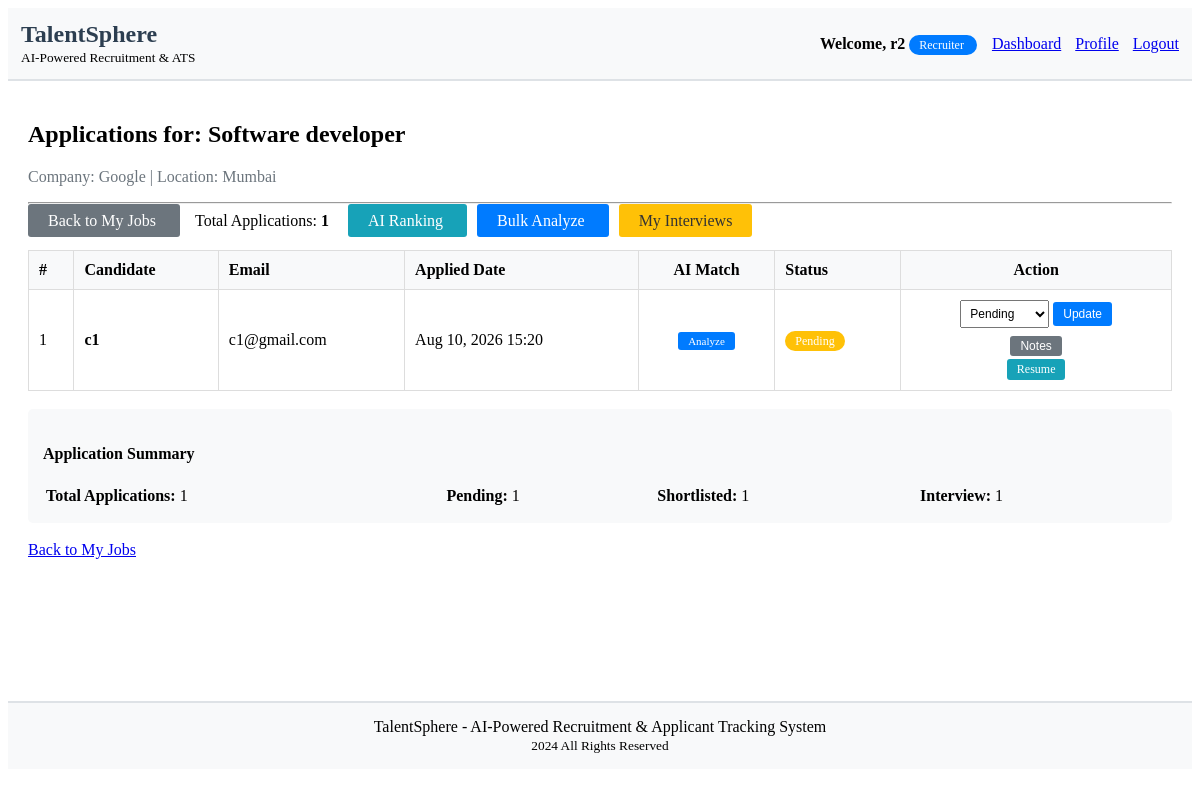
Before: /accounts/job/1/applications/ (signed in) with the older database file.
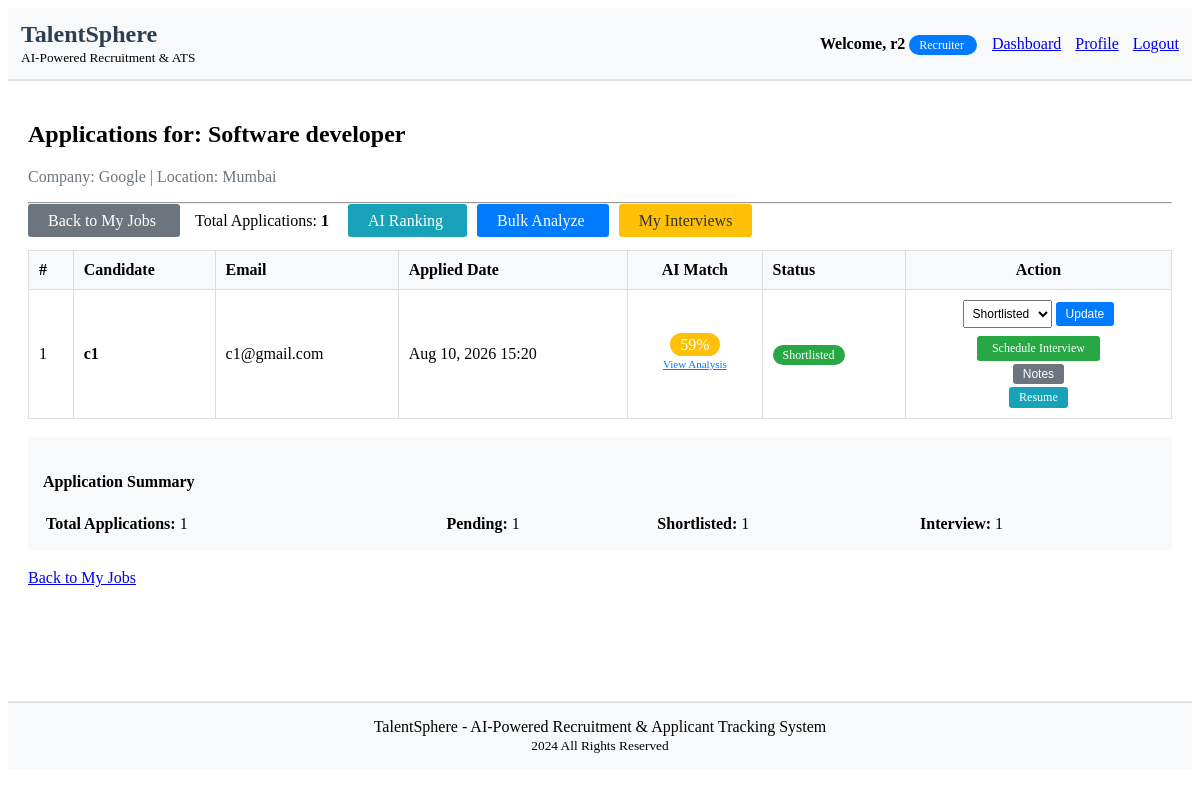
After: the same page with the newer database file.
### accounts/models.py (models this page shows, shortened)
class JobApplication(models.Model):
    APPLICATION_STATUS = (
        ('pending', 'Pending'),
        ('reviewed', 'Reviewed'),
        ('shortlisted', 'Shortlisted'),
        ('interview', 'Interview Scheduled'),
        ('accepted', 'Accepted'),
        ('rejected', 'Rejected'),
    )
    job = models.ForeignKey(Job, on_delete=models.CASCADE, related_name='applications')
    candidate = models.ForeignKey(User, on_delete=models.CASCADE, related_name='applications')
    cover_letter = models.TextField(blank=True, null=True)
    resume = models.FileField(upload_to='application_resumes/', blank=True, null=True)
    resume_text = models.TextField(blank=True, null=True)
    parsed_skills = models.TextField(blank=True, null=True, help_text="Extracted skills from resume")
    parsed_experience = models.TextField(blank=True, null=True, help_text="Extracted experience details")
    parsed_education = models.TextField(blank=True, null=True, help_text="Extracted education details")
    experience_years = models.IntegerField(null=True, blank=True, help_text="Total years of experience")
    match_score = models.IntegerField(null=True, blank=True, help_text="Overall match percentage")
    skill_match_score = models.IntegerField(null=True, blank=True, help_text="Skills match percentage")
    experience_match_score = models.IntegerField(null=True, blank=True, help_text="Experience match percentage")
    ai_recommendation = models.TextField(blank=True, null=True, help_text="AI generated recommendation")
    status = models.CharField(max_length=20, choices=APPLICATION_STATUS, default='pending')
    notes = models.TextField(blank=True, null=True)
    applied_at = models.DateTimeField(auto_now_add=True)
    updated_at = models.DateTimeField(auto_now=True)
    class Meta:
        unique_together = ['job', 'candidate']
        ordering = ['-applied_at']

### accounts/views.py (the view)
# urls.py: path('job/<int:job_id>/applications/', views.job_applications, name='job_applications'),
@login_required
def job_applications(request, job_id):
    job = get_object_or_404(Job, id=job_id)
    if job.created_by != request.user:
        messages.error(request, 'You are not authorized to view applications for this job!')
        return redirect('dashboard')
    applications = JobApplication.objects.filter(job=job)
    return render(request, 'accounts/job_applications.html', {
        'job': job,
        'applications': applications
    })

### accounts/templates/accounts/job_applications.html (shortened to what the changed rows need)
{% extends 'accounts/base.html' %}
{% load custom_filters %}
{% block content %}
    <h2>Applications for: {{ job.title }}</h2>
    {% if applications %}
        <table width="100%" style="border-collapse: collapse; border: 1px solid #ddd;">
            <thead style="background-color: #f8f9fa;">
                <tr>
                    <th style="border: 1px solid #ddd; padding: 10px; text-align: left;">#</th>
                    <th style="border: 1px solid #ddd; padding: 10px; text-align: left;">Candidate</th>
                    <th style="border: 1px solid #ddd; padding: 10px; text-align: left;">Email</th>
                    <th style="border: 1px solid #ddd; padding: 10px; text-align: left;">Applied Date</th>
                    <th style="border: 1px solid #ddd; padding: 10px; text-align: center;">AI Match</th>
                    <th style="border: 1px solid #ddd; padding: 10px; text-align: left;">Status</th>
                    <th style="border: 1px solid #ddd; padding: 10px; text-align: center;">Action</th>
                </tr>
            </thead>
            <tbody>
                {% for application in applications %}
                <tr>
                    <td style="border: 1px solid #ddd; padding: 10px;">{{ forloop.counter }}</td>
                    <td style="border: 1px solid #ddd; padding: 10px;">
                        <strong>{{ application.candidate.username }}</strong>
                    </td>
                    <td style="border: 1px solid #ddd; padding: 10px;">{{ application.candidate.email }}</td>
                    <td style="border: 1px solid #ddd; padding: 10px;">{{ application.applied_at|date:"M d, Y H:i" }}</td>
                    <td style="border: 1px solid #ddd; padding: 10px; text-align: center;">
                        {% if application.match_score %}
                            <span style="background-color:
                                {% if application.match_score >= 70 %}#28a745
                                {% elif application.match_score >= 50 %}#ffc107
                                {% else %}#dc3545{% endif %};
                                color: white; padding: 3px 10px; border-radius: 12px;">
                                {{ application.match_score }}%
                            </span>
                            <br>
                            <a href="{% url 'analyze_application' application.id %}" style="color: #007bff; font-size: 11px;">
                                View Analysis
                            </a>
                        {% else %}
                            <a href="{% url 'analyze_application' application.id %}" style="background-color: #007bff; color: white; padding: 3px 10px; text-decoration: none; border-radius: 3px; font-size: 11px;">
                                Analyze
                            </a>
                        {% endif %}
                    </td>
                    <td style="border: 1px solid #ddd; padding: 10px;">
                        <span style="background-color:
                            {% if application.status == 'pending' %}#ffc107
                            {% elif application.status == 'reviewed' %}#17a2b8
                            {% elif application.status == 'shortlisted' %}#28a745
                            {% elif application.status == 'interview' %}#007bff
                            {% elif application.status == 'accepted' %}#28a745
                            {% else %}#dc3545{% endif %};
                            color: white; padding: 3px 10px; border-radius: 12px; font-size: 12px;">
                            {{ application.get_status_display }}
                        </span>
                    </td>
                    <td style="border: 1px solid #ddd; padding: 10px; text-align: center;">
                        <form method="POST" action="{% url 'update_application_status' application.id %}" style="display: inline-block; margin-bottom: 5px;">
                            <select name="status" style="padding: 5px; font-size: 12px;">
                                <option value="pending" {% if application.status == 'pending' %}selected{% endif %}>Pending</option>
                                <option value="shortlisted" {% if application.status == 'shortlisted' %}selected{% endif %}>Shortlisted</option>
                            </select>
                            <button type="submit" style="background-color: #007bff; color: white; border: none; padding: 5px 10px; cursor: pointer; border-radius: 3px; font-size: 12px;">
                                Update
                            </button>
                        </form>
                        {% if application.status == 'shortlisted' %}
                            <br>
                            <a href="{% url 'schedule_interview' application.id %}" style="background-color: #28a745; color: white; padding: 5px 15px; text-decoration: none; border-radius: 3px; font-size: 12px; display: inline-block; margin-top: 3px;">
                                Schedule Interview
                            </a>
                        {% endif %}
                        <br>
                        <button onclick="toggleNotes('notes_{{ application.id }}')" style="background-color: #6c757d; color: white; border: none; padding: 3px 10px; cursor: pointer; border-radius: 3px; margin-top: 3px; font-size: 12px;">
                            Notes
                        </button>
                        <br>
                        <a href="{% url 'application_resume' application.id %}" style="background-color: #17a2b8; color: white; padding: 3px 10px; text-decoration: none; border-radius: 3px; font-size: 12px; display: inline-block; margin-top: 3px;">
                            Resume
                        </a>
                    </td>
                </tr>
                {% endfor %}
            </tbody>
        </table>
        <br>
    {% else %}
        <p style="text-align: center; padding: 40px; color: #6c757d; font-size: 18px;">
            No applications received for this job yet.
        </p>
    {% endif %}
    <br>
{% endblock %}

Changed rows visible on the page:
changed JobApplication "c1@gmail.com": match_score (not shown) → "59"; status "Pending" → "Shortlisted"; match_score "Analyze" → "% View Analysis"
